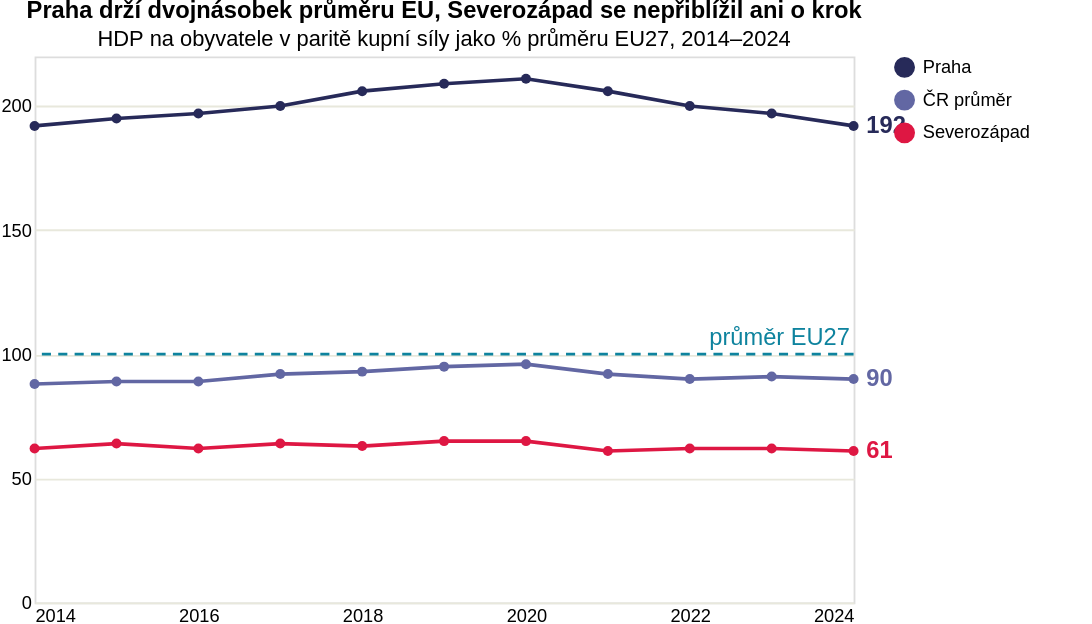

Describe this chart as a Vega-Lite specification.
### Vega-Lite specification from a JSON file in a GitHub repository (floating-point values rounded to 4 significant figures)
{"$schema": "https://vega.github.io/schema/vega-lite/v5.json", "title": {"text": "Praha drží dvojnásobek průměru EU, Severozápad se nepřiblížil ani o krok", "subtitle": "HDP na obyvatele v paritě kupní síly jako % průměru EU27, 2014–2024"}, "width": 450, "height": 300, "padding": {"right": 34}, "data": {"values": [{"rok": 2014, "region": "Praha", "gdp": 192}, {"rok": 2015, "region": "Praha", "gdp": 195}, {"rok": 2016, "region": "Praha", "gdp": 197}, {"rok": 2017, "region": "Praha", "gdp": 200}, {"rok": 2018, "region": "Praha", "gdp": 206}, {"rok": 2019, "region": "Praha", "gdp": 209}, {"rok": 2020, "region": "Praha", "gdp": 211}, {"rok": 2021, "region": "Praha", "gdp": 206}, {"rok": 2022, "region": "Praha", "gdp": 200}, {"rok": 2023, "region": "Praha", "gdp": 197}, {"rok": 2024, "region": "Praha", "gdp": 192}, {"rok": 2014, "region": "ČR průměr", "gdp": 88}, {"rok": 2015, "region": "ČR průměr", "gdp": 89}, {"rok": 2016, "region": "ČR průměr", "gdp": 89}, {"rok": 2017, "region": "ČR průměr", "gdp": 92}, {"rok": 2018, "region": "ČR průměr", "gdp": 93}, {"rok": 2019, "region": "ČR průměr", "gdp": 95}, {"rok": 2020, "region": "ČR průměr", "gdp": 96}, {"rok": 2021, "region": "ČR průměr", "gdp": 92}, {"rok": 2022, "region": "ČR průměr", "gdp": 90}, {"rok": 2023, "region": "ČR průměr", "gdp": 91}, {"rok": 2024, "region": "ČR průměr", "gdp": 90}, {"rok": 2014, "region": "Severozápad", "gdp": 62}, {"rok": 2015, "region": "Severozápad", "gdp": 64}, {"rok": 2016, "region": "Severozápad", "gdp": 62}, {"rok": 2017, "region": "Severozápad", "gdp": 64}, {"rok": 2018, "region": "Severozápad", "gdp": 63}, {"rok": 2019, "region": "Severozápad", "gdp": 65}, {"rok": 2020, "region": "Severozápad", "gdp": 65}, {"rok": 2021, "region": "Severozápad", "gdp": 61}, {"rok": 2022, "region": "Severozápad", "gdp": 62}, {"rok": 2023, "region": "Severozápad", "gdp": 62}, {"rok": 2024, "region": "Severozápad", "gdp": 61}]}, "layer": [{"data": {"values": [{}]}, "mark": {"type": "rule", "strokeDash": [5, 4], "stroke": "#0e839e", "strokeWidth": 1.5}, "encoding": {"y": {"datum": 100, "type": "quantitative"}}}, {"data": {"values": [{"rok": 2024, "ref": 100}]}, "mark": {"type": "text", "align": "right", "dx": -2, "dy": -9, "fontSize": 13, "color": "#0e839e"}, "encoding": {"x": {"field": "rok", "type": "quantitative", "scale": {"domain": [2014, 2024]}}, "y": {"field": "ref", "type": "quantitative", "scale": {"domain": [0, 220]}}, "text": {"value": "průměr EU27"}}}, {"params": [{"name": "serie", "select": {"type": "point", "fields": ["region"]}, "bind": "legend"}], "mark": {"type": "line", "point": true}, "encoding": {"x": {"field": "rok", "type": "quantitative", "title": null, "scale": {"domain": [2014, 2024]}, "axis": {"format": "d", "values": [2014, 2016, 2018, 2020, 2022, 2024], "grid": false, "domain": false, "ticks": false}}, "y": {"field": "gdp", "type": "quantitative", "title": null, "scale": {"domain": [0, 220]}, "axis": {"grid": true, "gridColor": "#e8e8dc", "domain": false, "ticks": false, "values": [0, 50, 100, 150, 200]}}, "color": {"field": "region", "type": "nominal", "scale": {"domain": ["Praha", "ČR průměr", "Severozápad"], "range": ["#272a59", "#6267a3", "#de1743"]}, "legend": {"title": null}}, "opacity": {"condition": {"param": "serie", "value": 1}, "value": 0.18}, "tooltip": [{"field": "region", "title": "Region"}, {"field": "rok", "title": "Rok", "format": "d"}, {"field": "gdp", "title": "HDP na obyvatele (% průměru EU)", "format": "d"}]}}, {"transform": [{"filter": "datum.rok == 2024"}], "mark": {"type": "text", "align": "left", "dx": 7, "fontSize": 13, "fontWeight": "bold"}, "encoding": {"x": {"field": "rok", "type": "quantitative", "scale": {"domain": [2014, 2024]}}, "y": {"field": "gdp", "type": "quantitative", "scale": {"domain": [0, 220]}}, "text": {"field": "gdp", "type": "quantitative", "format": "d"}, "color": {"field": "region", "type": "nominal", "scale": {"domain": ["Praha", "ČR průměr", "Severozápad"], "range": ["#272a59", "#6267a3", "#de1743"]}, "legend": null}, "opacity": {"condition": {"param": "serie", "value": 1}, "value": 0.18}}}], "_source": "[Eurostat, regionální HDP na obyvatele v PPS (tgs00006)](https://ec.europa.eu/eurostat/databrowser/view/tgs00006/default/table?lang=en), [HDP na obyvatele ČR (tec00114)](https://ec.europa.eu/eurostat/databrowser/view/tec00114/default/table?lang=en)"}
